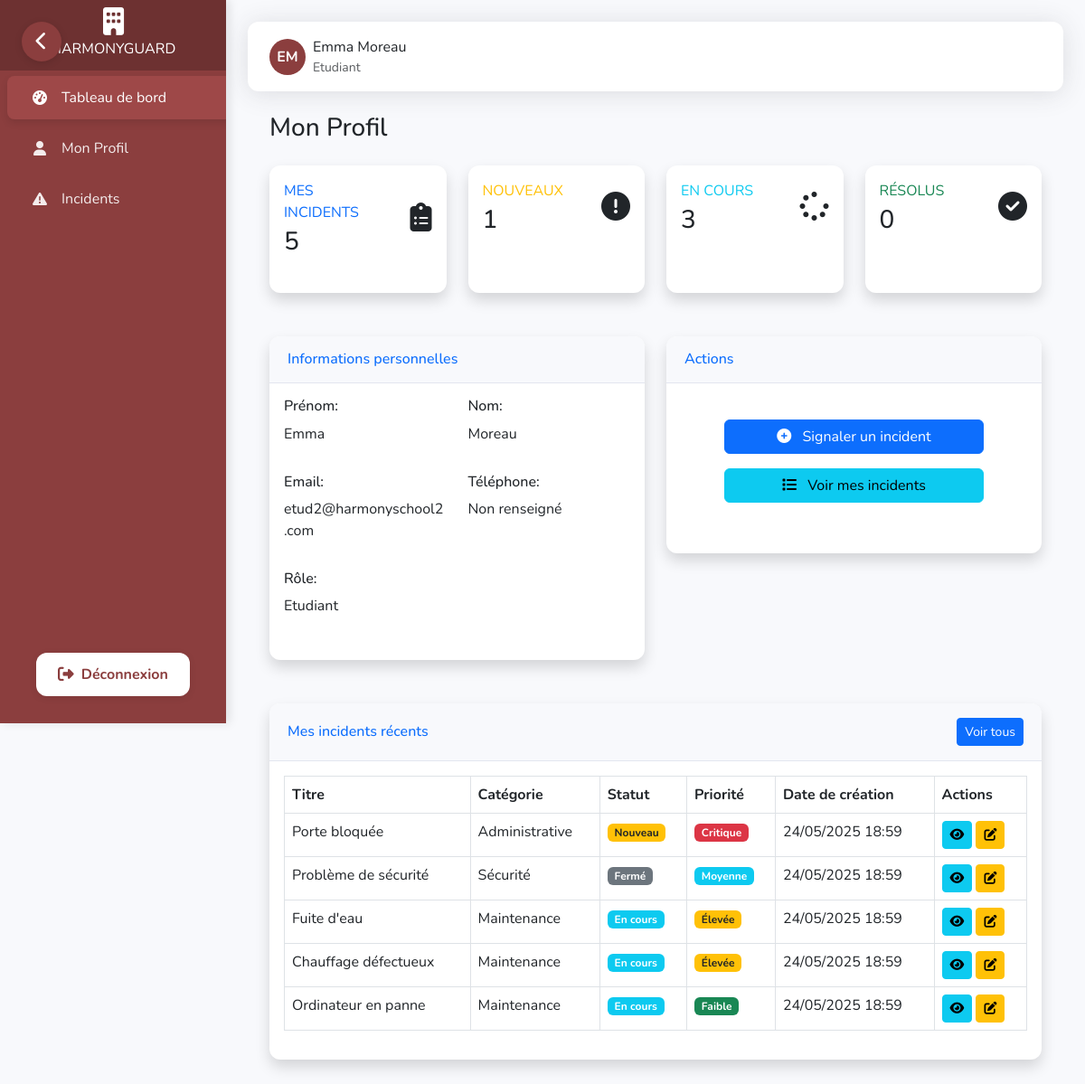
Page /dashboard/ (signed in) on the committed database.
### dashboard/models.py (models this page shows, shortened)
class Utilisateur(AbstractBaseUser, PermissionsMixin):
    nom = models.CharField(max_length=50)
    prenom = models.CharField(max_length=50)
    email = models.EmailField(unique=True)
    telephone = models.CharField(max_length=20, blank=True, null=True)
    actif = models.BooleanField(default=True)
    role = models.ForeignKey(Role, on_delete=models.CASCADE)
    is_staff = models.BooleanField(default=False)
    is_superuser = models.BooleanField(default=False)
    objects = UtilisateurManager()
    USERNAME_FIELD = 'email'
    REQUIRED_FIELDS = ['nom', 'prenom']
    @property
    def is_active(self):
        return self.actif

class Role(models.Model):
    nom = models.CharField(max_length=30, unique=True)
    permissions = models.TextField(blank=True)
    @property
    def permissions_list(self):
        if not self.permissions:
            return []
        return [p.strip() for p in self.permissions.split(',')]

class Incident(models.Model):
    STATUT_CHOICES = [
        ('nouveau', 'Nouveau'),
        ('en_cours', 'En cours'),
        ('resolu', 'Résolu'),
        ('ferme', 'Fermé'),
    ]
    PRIORITE_CHOICES = [
        ('faible', 'Faible'),
        ('moyenne', 'Moyenne'),
        ('elevee', 'Élevée'),
        ('critique', 'Critique'),
    ]
    titre = models.CharField(max_length=100)
    description = models.TextField()
    date_creation = models.DateTimeField(auto_now_add=True)
    date_modif = models.DateTimeField(auto_now=True)
    statut = models.CharField(max_length=10, choices=STATUT_CHOICES, default='nouveau')
    priorite = models.CharField(max_length=10, choices=PRIORITE_CHOICES, default='moyenne')
    categorie = models.ForeignKey('Categorie', on_delete=models.CASCADE)
    createur = models.ForeignKey('Utilisateur', related_name='incidents_crees', on_delete=models.CASCADE)
    assigne = models.ForeignKey('Utilisateur', related_name='incidents_assignes', on_delete=models.CASCADE, blank=True, null=True)
    lieu = models.ForeignKey('Lieu', on_delete=models.CASCADE, blank=True, null=True)

class Categorie(models.Model):
    nom = models.CharField(max_length=50, unique=True)
    description = models.TextField(blank=True, null=True)

### dashboard/views.py (the view)
# urls.py: path('', views.dashboard_home, name='dashboard_home'),
@login_required
def dashboard_home(request):
    role_name = request.user.role.nom.lower()
    if role_name == 'admin':
        return admin_dashboard(request)
    elif role_name == 'enseignant':
        return enseignant_dashboard(request)
    elif role_name == 'personnel':
        return personnel_dashboard(request)
    else:
        return etudiant_dashboard(request)

### dashboard/templates/dashboard/student_profile.html (shortened to what this page needs)
{% extends 'dashboard/base.html' %}
{% load static %}
{% block content %}
<div class="container-fluid px-4">
    <h1 class="h3 mb-4 text-gray-800">Mon Profil</h1>
    <div class="row mb-4">
        <div class="col-xl-3 col-md-6 mb-4">
            <div class="card border-left-primary shadow h-100">
                <div class="card-body">
                    <div class="row align-items-center">
                        <div class="col mr-2">
                            <div class="text-xs font-weight-bold text-primary text-uppercase mb-1">
                                MES INCIDENTS
                            </div>
                            <div class="h3 mb-0 font-weight-bold text-gray-800">{{ total_incidents }}</div>
                        </div>
                        <div class="col-auto">
                            <i class="fas fa-clipboard-list fa-2x text-gray-300"></i>
                        </div>
                    </div>
                </div>
            </div>
        </div>
        <div class="col-xl-3 col-md-6 mb-4">
            <div class="card border-left-warning shadow h-100">
                <div class="card-body">
                    <div class="row align-items-center">
                        <div class="col mr-2">
                            <div class="text-xs font-weight-bold text-warning text-uppercase mb-1">
                                NOUVEAUX
                            </div>
                            <div class="h3 mb-0 font-weight-bold text-gray-800">{{ incidents_nouveaux }}</div>
                        </div>
                        <div class="col-auto">
                            <i class="fas fa-exclamation-circle fa-2x text-gray-300"></i>
                        </div>
                    </div>
                </div>
            </div>
        </div>
        <div class="col-xl-3 col-md-6 mb-4">
            <div class="card border-left-info shadow h-100">
                <div class="card-body">
                    <div class="row align-items-center">
                        <div class="col mr-2">
                            <div class="text-xs font-weight-bold text-info text-uppercase mb-1">
                                EN COURS
                            </div>
                            <div class="h3 mb-0 font-weight-bold text-gray-800">{{ incidents_en_cours }}</div>
                        </div>
                        <div class="col-auto">
                            <i class="fas fa-spinner fa-2x text-gray-300"></i>
                        </div>
                    </div>
                </div>
            </div>
        </div>
        <div class="col-xl-3 col-md-6 mb-4">
            <div class="card border-left-success shadow h-100">
                <div class="card-body">
                    <div class="row align-items-center">
                        <div class="col mr-2">
                            <div class="text-xs font-weight-bold text-success text-uppercase mb-1">
                                RÉSOLUS
                            </div>
                            <div class="h3 mb-0 font-weight-bold text-gray-800">{{ incidents_resolus }}</div>
                        </div>
                        <div class="col-auto">
                            <i class="fas fa-check-circle fa-2x text-gray-300"></i>
                        </div>
                    </div>
                </div>
            </div>
        </div>
    </div>
    <div class="row mb-4">
        <div class="col-lg-6">
            <div class="card shadow mb-4">
                <div class="card-header py-3">
                    <h6 class="m-0 font-weight-bold text-primary">Informations personnelles</h6>
                </div>
                <div class="card-body">
                    <div class="row mb-3">
                        <div class="col-md-6">
                            <h6 class="font-weight-bold">Prénom:</h6>
                            <p>{{ user.prenom }}</p>
                        </div>
                        <div class="col-md-6">
                            <h6 class="font-weight-bold">Nom:</h6>
                            <p>{{ user.nom }}</p>
                        </div>
                    </div>
                    <div class="row mb-3">
                        <div class="col-md-6">
                            <h6 class="font-weight-bold">Email:</h6>
                            <p>{{ user.email }}</p>
                        </div>
                        <div class="col-md-6">
                            <h6 class="font-weight-bold">Téléphone:</h6>
                            <p>{{ user.telephone|default:"Non renseigné" }}</p>
                        </div>
                    </div>
                    <div class="row mb-3">
                        <div class="col-md-6">
                            <h6 class="font-weight-bold">Rôle:</h6>
                            <p>{{ user.role.nom }}</p>
                        </div>
                    </div>
                </div>
            </div>
        </div>
        <div class="col-lg-6">
            <div class="card shadow mb-4">
                <div class="card-header py-3 d-flex flex-row align-items-center justify-content-between">
                    <h6 class="m-0 font-weight-bold text-primary">Actions</h6>
                </div>
                <div class="card-body">
                    <div class="text-center py-4">
                        <a href="{% url 'creer_incident' %}" class="btn btn-primary mb-3 w-75">
                            <i class="fas fa-plus-circle me-2"></i> Signaler un incident
                        </a>
                        <a href="{% url 'liste_incidents' %}" class="btn btn-info mb-3 w-75">
                            <i class="fas fa-list me-2"></i> Voir mes incidents
                        </a>
                    </div>
                </div>
            </div>
        </div>
    </div>
    <div class="row">
        <div class="col-12">
            <div class="card shadow mb-4">
                <div class="card-header py-3 d-flex flex-row align-items-center justify-content-between">
                    <h6 class="m-0 font-weight-bold text-primary">Mes incidents récents</h6>
                    <a href="{% url 'liste_incidents' %}" class="btn btn-sm btn-primary">
                        Voir tous
                    </a>
                </div>
                <div class="card-body">
                    <div class="table-responsive">
                        <table class="table table-bordered" width="100%" cellspacing="0">
                            <thead>
                                <tr>
                                    <th>Titre</th>
                                    <th>Catégorie</th>
                                    <th>Statut</th>
                                    <th>Priorité</th>
                                    <th>Date de création</th>
                                    <th>Actions</th>
                                </tr>
                            </thead>
                            <tbody>
                                {% for incident in user_incidents %}
                                <tr>
                                    <td>{{ incident.titre }}</td>
                                    <td>{{ incident.categorie.nom }}</td>
                                    <td>
                                        {% if incident.statut == 'nouveau' %}
                                        <span class="badge bg-warning text-dark">Nouveau</span>
                                        {% elif incident.statut == 'en_cours' %}
                                        <span class="badge bg-info text-white">En cours</span>
                                        {% elif incident.statut == 'resolu' %}
                                        <span class="badge bg-success text-white">Résolu</span>
                                        {% else %}
                                        <span class="badge bg-secondary text-white">Fermé</span>
                                        {% endif %}
                                    </td>
                                    <td>
                                        {% if incident.priorite == 'faible' %}
                                        <span class="badge bg-success text-white">Faible</span>
                                        {% elif incident.priorite == 'moyenne' %}
                                        <span class="badge bg-info text-white">Moyenne</span>
                                        {% elif incident.priorite == 'elevee' %}
                                        <span class="badge bg-warning text-dark">Élevée</span>
                                        {% else %}
                                        <span class="badge bg-danger text-white">Critique</span>
                                        {% endif %}
                                    </td>
                                    <td>{{ incident.date_creation|date:"d/m/Y H:i" }}</td>
                                    <td>
                                        <a href="{% url 'detail_incident' incident.id %}" class="btn btn-sm btn-info">
                                            <i class="fas fa-eye"></i>
                                        </a>
                                        <a href="{% url 'modifier_incident' incident.id %}"
                                            class="btn btn-sm btn-warning">
                                            <i class="fas fa-edit"></i>
                                        </a>
                                    </td>
                                </tr>
                                {% empty %}
                                <tr>
                                    <td colspan="6" class="text-center">Aucun incident récent trouvé.</td>
                                </tr>
                                {% endfor %}
                            </tbody>
                        </table>
                    </div>
                </div>
            </div>
        </div>
    </div>
</div>
{% endblock %}

### dashboard/templates/dashboard/base.html (shortened to what this page needs)
<!DOCTYPE html>
<html lang="fr">
<head>
    {% load static %}
    <link href="https://cdn.jsdelivr.net/npm/bootstrap@5.3.0-alpha1/dist/css/bootstrap.min.css" rel="stylesheet">
    <link rel="stylesheet" href="https://cdnjs.cloudflare.com/ajax/libs/font-awesome/6.4.0/css/all.min.css">
    <link href="https://unpkg.com/aos@2.3.1/dist/aos.css" rel="stylesheet">
</head>
<body>
    {% if user.is_authenticated %}
    <nav class="sidebar" id="sidebar" data-aos="fade-right" data-aos-duration="1000">
        <a class="navbar-brand" href="{% url 'dashboard_home' %}">
            <i class="fas fa-building brand-icon"></i>
            <span class="brand-text">HARMONYGUARD</span>
        </a>
        <div class="nav flex-column">
            <div class="nav-item">
                <a class="nav-link {% if request.path == '/dashboard/' %}active{% endif %}"
                    href="{% url 'dashboard_home' %}">
                    <i class="fas fa-tachometer-alt"></i>
                    <span>Tableau de bord</span>
                </a>
            </div>
            <div class="nav-item">
                <a class="nav-link {% if request.path == '/profile/' %}active{% endif %}" href="{% url 'profile' %}">
                    <i class="fas fa-user"></i>
                    <span>Mon Profil</span>
                </a>
            </div>
            <div class="nav-item">
                <a class="nav-link {% if '/incidents/' in request.path %}active{% endif %}"
                    href="{% url 'liste_incidents' %}">
                    <i class="fas fa-exclamation-triangle"></i>
                    <span>Incidents</span>
                </a>
            </div>
        </div>
        <div class="logout-section">
            <a href="{% url 'custom_logout' %}" class="logout-button">
                <i class="fas fa-sign-out-alt"></i>
                <span>Déconnexion</span>
            </a>
        </div>
    </nav>
    <button class="sidebar-toggle" id="sidebarToggle" aria-label="Toggle Sidebar">
        <i class="fas fa-chevron-left"></i>
    </button>
    {% endif %}
    <div class="content" id="content">
        {% if user.is_authenticated %}
        <div class="topbar" data-aos="fade-down" data-aos-duration="800">
            <div class="d-flex align-items-center">
                <div class="d-flex align-items-center">
                    <div class="user-avatar">
                        {{ user.prenom|first }}{{ user.nom|first }}
                    </div>
                    <div class="ms-2">
                        <div>{{ user.prenom }} {{ user.nom }}</div>
                        <div class="small text-muted">{{ user.role.nom }}</div>
                    </div>
                </div>
            </div>
        </div>
        {% endif %}
        {% block content %}{% endblock %}
    </div>
</body>
</html>

### rows in the picture
Utilisateur: prenom|first "E", nom|first "M", prenom "Emma", nom "Moreau", role.nom "Etudiant", email "etud2@harmonyschool2.com", telephone "Non renseigné"
Incident: titre "Porte bloquée", categorie.nom "Administrative", statut "Nouveau", priorite "Critique", date_creation "24/05/2025 18:59"
Incident: titre "Problème de sécurité", categorie.nom "Sécurité", statut "Fermé", priorite "Moyenne", date_creation "24/05/2025 18:59"
Incident: titre "Fuite d'eau", categorie.nom "Maintenance", statut "En cours", priorite "Élevée", date_creation "24/05/2025 18:59"
Incident: titre "Chauffage défectueux", categorie.nom "Maintenance", statut "En cours", priorite "Élevée", date_creation "24/05/2025 18:59"
Incident: titre "Ordinateur en panne", categorie.nom "Maintenance", statut "En cours", priorite "Faible", date_creation "24/05/2025 18:59"

### other values in the picture
{{ total_incidents }} "5"
{{ incidents_nouveaux }} "1"
{{ incidents_en_cours }} "3"
{{ incidents_resolus }} "0"
